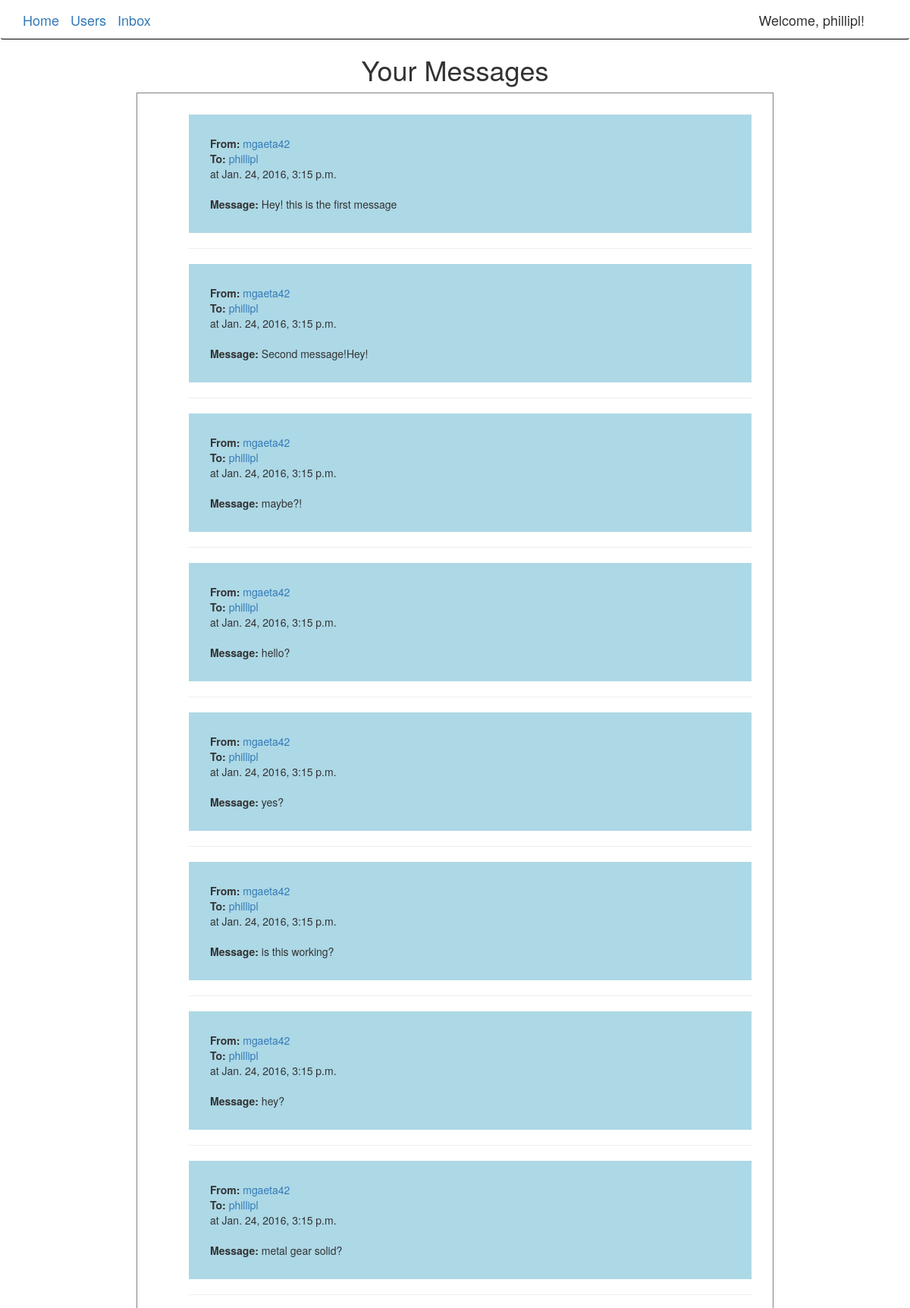
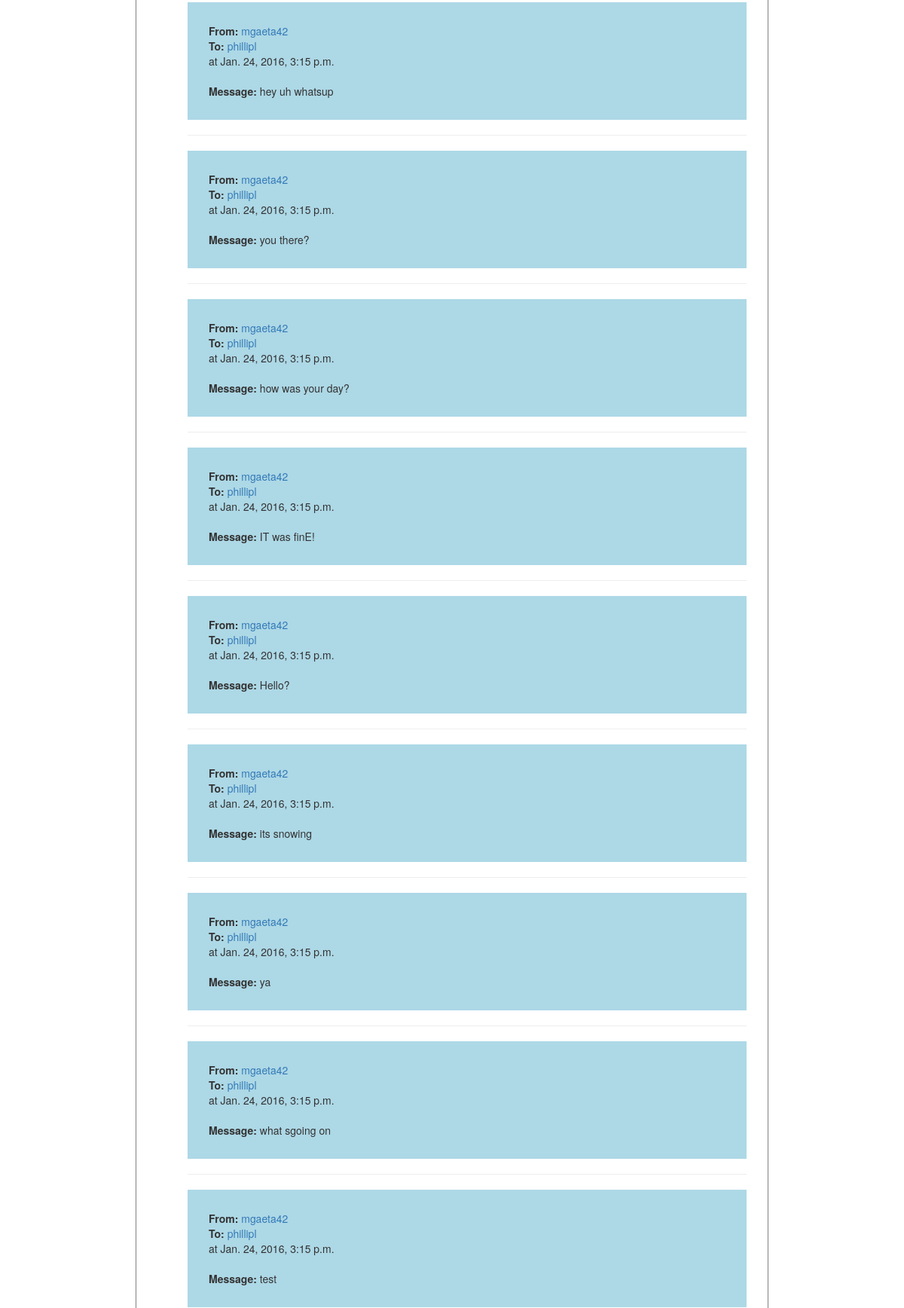
Page /demo/your_messages (signed in, upper part) on the committed database (2 pictures, top to bottom).
### demo/models.py (models this page shows, shortened)
class Notification(SelfPublishModel, models.Model):
    serializer_class = NotificationSerializer
    message = models.TextField()
    user = models.ForeignKey(settings.AUTH_USER_MODEL, related_name='receiving_user')
    sending_user = models.ForeignKey(settings.AUTH_USER_MODEL, related_name='sending_user', default = DEFAULT_USER_ID)
    created = models.DateTimeField(auto_now_add=True)

### demo/views.py (the view)
def your_messages(request):
	current_user=request.user
	context=RequestContext(request)
	context_dict = {}
	your_messages = Notification.objects.filter(user=current_user)
	context_dict['your_messages'] = your_messages
	return render_to_response('your_messages.html', context_dict, context)

### templates/your_messages.html (shortened to what this page needs)
<!DOCTYPE html>
{% extends 'base.html' %}
{% load static %}
{% load swampdragon_tags %}
{% block content %}
	{% block bodyblock %}
	<h1>Your Messages</h1>
	<div class="recent-messages">
		<ul id="notifications">
		    {% for notification in your_messages %}
		    	{% if notification.user == user %}
		    	<div id="alternate_color">
		    	{% endif %}
				    <li><div id="detail">From:  </div>
				    	<a href="/new_message/{{ notification.sending_user.id }}">{{ notification.sending_user }} </a>
				    </li>
				    <li> <div id="detail">To: </div>
				    	<a href="/new_message/{{ notification.user.id }}">{{ notification.user }} </a>
				    </li>
				    <li>at {{ notification.created }}</li></br>
				    <li><div id="detail">Message: </div>{{ notification.message }}</li>
		    	{% if notification.user == user %}
		    	</div>
		    	{% endif %}
			    <hr>
		    {% endfor %}
		</ul>
	</div>
	{% endblock %}
{% endblock %}

### templates/base.html (shortened to what this page needs)
{% load static %}
{% load swampdragon_tags %}
<head>
<link rel="stylesheet" href="{{ STATIC_URL }}notifications.css">
<link rel="stylesheet" href="https://maxcdn.bootstrapcdn.com/bootstrap/3.3.6/css/bootstrap.min.css">
<link rel="stylesheet" href="https://maxcdn.bootstrapcdn.com/bootstrap/3.3.6/css/bootstrap-theme.min.css">
</head>
<div class="navbar navbar" role="navigation">
	  <div class="container">
	    <div class="navbar-header">
	      <a class="navbar-brand" href="/home/">Home</a>
	      <a class="navbar-brand" href="/users/">Users</a>
	      <a class="navbar-brand" href="/home/your_messages/">Inbox</a>
	    </div>
	    <div class="navbar-collapse collapse">
	      <ul class="nav navbar-nav pull-right">
	          {% if user and not user.is_anonymous %}
	          <li class="navbar-brand">Welcome, {{ user }}!</li>
	          {% else %}
	          	<a class="navbar-brand" href="/admin">Admin Login</a>
	          {% endif %}
	      </ul>
	  </div>
	</div>
</div>
{% block content %}{% endblock %}

### static/notifications.css (style rules this page uses)
li { list-style-type:none; }
.recent-messages, .list-users { border: 1px solid gray; width: 70%; margin-left: 15%; padding: 2em; }
h1 { text-align: center; }
.navbar.navbar { border-bottom: 1px solid black; }
#detail { font-weight: bold; display: inline; }
#alternate_color { background-color: lightblue; padding: 2em; }

### rows in the picture
Notification: sending_user "mgaeta42", user "phillipl", created "Jan. 24, 2016, 3:15 p.m.", message "Hey! this is the first message"
Notification: sending_user "mgaeta42", user "phillipl", created "Jan. 24, 2016, 3:15 p.m.", message "Second message!Hey!"
Notification: sending_user "mgaeta42", user "phillipl", created "Jan. 24, 2016, 3:15 p.m.", message "maybe?!"
Notification: sending_user "mgaeta42", user "phillipl", created "Jan. 24, 2016, 3:15 p.m.", message "hello?"
Notification: sending_user "mgaeta42", user "phillipl", created "Jan. 24, 2016, 3:15 p.m.", message "yes?"
Notification: sending_user "mgaeta42", user "phillipl", created "Jan. 24, 2016, 3:15 p.m.", message "is this working?"
Notification: sending_user "mgaeta42", user "phillipl", created "Jan. 24, 2016, 3:15 p.m.", message "hey?"
Notification: sending_user "mgaeta42", user "phillipl", created "Jan. 24, 2016, 3:15 p.m.", message "metal gear solid?"
Notification: sending_user "mgaeta42", user "phillipl", created "Jan. 24, 2016, 3:15 p.m.", message "hey uh whatsup"
Notification: sending_user "mgaeta42", user "phillipl", created "Jan. 24, 2016, 3:15 p.m.", message "you there?"
Notification: sending_user "mgaeta42", user "phillipl", created "Jan. 24, 2016, 3:15 p.m.", message "how was your day?"
Notification: sending_user "mgaeta42", user "phillipl", created "Jan. 24, 2016, 3:15 p.m.", message "IT was finE!"
Notification: sending_user "mgaeta42", user "phillipl", created "Jan. 24, 2016, 3:15 p.m.", message "Hello?"
Notification: sending_user "mgaeta42", user "phillipl", created "Jan. 24, 2016, 3:15 p.m.", message "its snowing"
Notification: sending_user "mgaeta42", user "phillipl", created "Jan. 24, 2016, 3:15 p.m.", message "ya"
Notification: sending_user "mgaeta42", user "phillipl", created "Jan. 24, 2016, 3:15 p.m.", message "what sgoing on"
Notification: sending_user "mgaeta42", user "phillipl", created "Jan. 24, 2016, 3:15 p.m.", message "test"

### other values in the picture
{{ user }} "phillipl"
